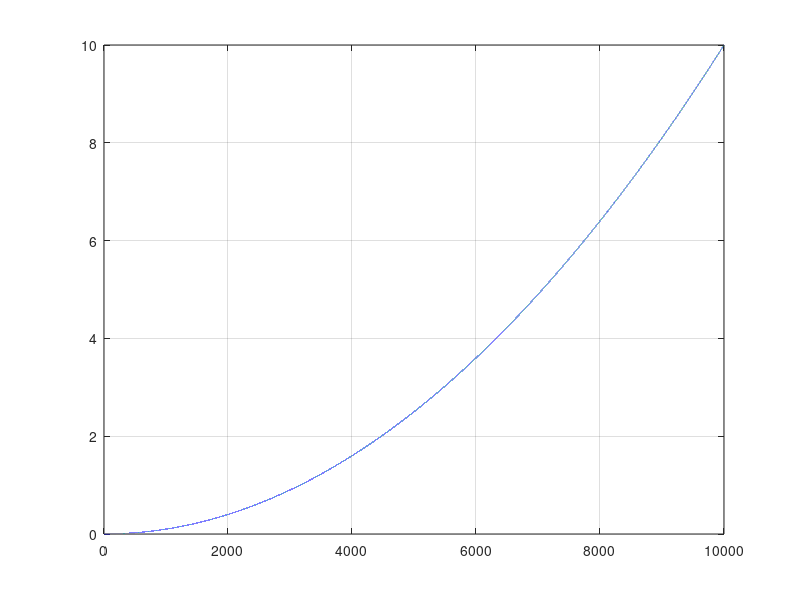

Source code (MATLAB): (Note: this script raises an error after producing the figure.)
%% analysing error in normal vector based on timing errors
clear

G = 6.67*10^-11;
m = 5.98*10^24;
alt = 20180000;
rs = 6.38*10^6 + alt;

vs = sqrt(G*m/rs);

%error=@(d,c) 2*d*sin(vs*c/(2*rs));
% small angle approx
% d is the distance from the point of normal vector, displacement of plane
% at d length away
% c is the timing bias (accuracy of 10^-6 receivers, acc of 10^-9 sats)
% (from space3 lectures)
error_time=@(testdis,c) testdis*c*sqrt(G*m/rs^3); % or d*vs*c/rs -> linearly proportional to c and d



%% analysing error in normal vector based on location error
% worst case directly above

%delta = dis_diff/rs;   %2*asin(d/(2*rs));
%error_loc = @(testdis,dis_diff) 2.*testdis.*sin(dis_diff./(2.*rs)); 
error_loc = @(testdis) 2.*testdis.^2/20000000;
figure(1)
plot([0:0.1:10000],error_loc([0:0.1:10000]))
grid on

%% distance of sat from extreme fov (160deg)
dis = (rs+alt)*sind(80-asind(rs*sind(100)/(rs+alt)))/sind(100);


%% calculate difference between time taken and the epoch common time
% and the direction vector between satellite times
addpath('../fromspace3','..')
load GPSsat_ephem
ClassPara = [deg2rad(Rasc)';deg2rad(omega)';deg2rad(inc)';a';e';deg2rad(M0)';t0']; % for all 31 sats
T_equ = 7347737.336;

GS_LLH = [-deg2rad(33);deg2rad(151);0];

t1 = 0; % at epoch
t2 = 1; % in seconds after t1
[X_ECIstore,X_ECEFstore,X_LLHGCstore] = keplerorbit3D(ClassPara,[t1;t2],T_equ);
[VisibleSat1,~] = ID_vis_sats(squeeze(X_ECEFstore(:,1,:)),GS_LLH);
[VisibleSat2,~] = ID_vis_sats(squeeze(X_ECEFstore(:,2,:)),GS_LLH);


%sat_diff = squeeze(X_ECEFstore(:,1,:)) - squeeze(X_ECEFstore(:,2,:));

%sat_mag = sqrt(sum((sat_diff).^2,1));
% pseudorange difference between the two points in thime from point on
% earth. 
X_alpha_ECEF = llhgc2ecef(GS_LLH);  % global
range1 = VisibleSat1-X_alpha_ECEF*ones(1,size(VisibleSat1,2));
range2 = VisibleSat2-X_alpha_ECEF*ones(1,size(VisibleSat2,2));
diff_range = range1-range2
sat_mag = sqrt(sum((diff_range).^2,1));

